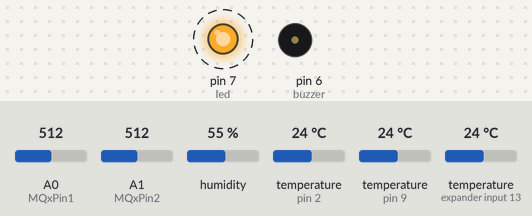
Bench run of a sketch on a simulated Arduino Uno, built for the host (arithmetic inside an expression is 32-bit, double 64-bit). On the bench: output pins drawn as LEDs (lit = HIGH), buzzer (waves = sounding). Dashed ring = blinking. The test bench sets the inputs (shaded band); at power-on: A0 (MQxPin1) = 512, A1 (MQxPin2) = 512, humidity 55 %, temperature (sensors on pin 2, pin 9, expander input 13) 24 °C. What the sketch prints to the serial monitor is not drawn.

Above: at 0.7 s.
Timing chart, 0 to 3.1 s (numbered marks = the images above):
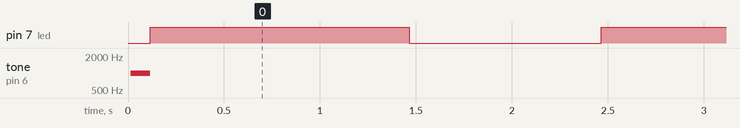

The sketch:

BlueSensor_JSON.ino
```cpp
 /* Arduino firmware for BlueSensor 1.0
  Sensors:
  - 2x MQ-x gas sensor,
  - DHT-22 (humidity and temperature) sensor,
  - 2x DS18B20 temperature sensor).

  Required libraries for DHT-22 humidity and temperature sensor:
  - "Adafruit Unified Sensor" and "DHT Sensor Library";
  Required libraries for DS18B20 temperature sensor:
  - "OneWire" and "DallasTemperature"

 Installation via IDE: Sketch, Include Library, Manage Library */

#include <SoftwareSerial.h>     // import the serial library
#include <DHT.h>                // import the DHT library
#include <OneWire.h>            // import the OneWire protocol library
#include <DallasTemperature.h>  // import DS18B20 library
#include <ArduinoJson.h>        // import JSON library

#define DHTPIN 2           // DHT sensor is connected to pin D2
#define DHTTYPE DHT22      // we are using DHT-22 (AM2302) sensor

#define ONE_WIRE_BUS 9     // DS18B20 sensor is connected to pin D9

const int MQxPin1 = A0;    // GAS sensor 1 is connected to pin A0
const int MQxPin2 = A1;    // GAS sensor 2 is connected to  pinA1

const int led = 7;         // LED diode is connected to pin D7
const int buzzer = 6;      // buzzer is connected to pin D6

int gasvalue1;             // variable to store raw reading from gas sensor 1
int gasvalue2;             // variable to store raw reading from gas sensor 2

boolean dht_present;      // is DHT-22 sensor present and ready?
boolean onewire1_present; // is first DS18B20 sensor present and connected properly?
boolean onewire2_present; // is second DS18B20 sensor present and connected properly?

DHT dht(DHTPIN, DHTTYPE);             // initialize DHT sensor
OneWire oneWire(ONE_WIRE_BUS);        // establish OneWire instance to communicate with any OneWire deviceD
DallasTemperature sensors(&oneWire);   // pass our oneWire reference to Dallas Temperature library

void setup()
{
  Serial.begin(9600);    // initialize serial port (9600 bps)
  sensors.begin();       // start up the Dallas Temperature library
  pinMode(led, OUTPUT);  // initialize LED output
  tone(buzzer, 1000);    // beep 1KHz sound signal to indicate system is ready...
  delay(100);            // ...for 0.1 sec
  noTone(buzzer);        // stop sound.
}

void loop()
{
  digitalWrite(led, HIGH);  // Start reading sensors, diode is ON...

  // Read the gas value:
  gasvalue1 = analogRead(MQxPin1);
  gasvalue2 = analogRead(MQxPin2);

  // Read humidity (it takes about 250 milliseconds, sensor readings may also be
  // up to 2 seconds 'old', because sensor is slow):
  float humidity = dht.readHumidity();
  // read temperature as Celsius:
  float temperature1 = dht.readTemperature();

  // Check if any reads failed:
  if (isnan(humidity) || isnan(temperature1)) {
    dht_present = false;  // failed to read from DHT sensor!
  }
  else {
    dht_present = true;
  }

  // Get temperature readings from two devices on the OneWire bus
  sensors.requestTemperatures();
  float temperature2 = sensors.getTempCByIndex(0);

  // Check if reading failed:
  if (temperature2 == -127) {
    onewire1_present = false;  // failed to read from DS18B20 sensor!
  }
  else {
    onewire1_present = true;
  }

  float temperature3 = sensors.getTempCByIndex(1);
  // Check if reading failed:
  if (temperature3 == -127) {
    onewire2_present = false;  // failed to read from DS18B20 sensor!
  }
  else {
    onewire2_present = true;
  }

  // Prepare JSON output...
  const size_t bufferSize = 6*JSON_ARRAY_SIZE(5) + JSON_OBJECT_SIZE(3) + JSON_OBJECT_SIZE(4) + 2*JSON_OBJECT_SIZE(6);
  DynamicJsonBuffer jsonBuffer(bufferSize);

  JsonObject& root = jsonBuffer.createObject();

  JsonObject& metadata = root.createNestedObject("metadata");
  metadata["device_name"] = "BlueSensor";
  metadata["device_id"] = "BlueSensor";
  metadata["device_location"] = "CodeWeek";

  JsonObject& metadata_sensors = metadata.createNestedObject("sensors");

  JsonArray& metadata_sensors_temperature1 = metadata_sensors.createNestedArray("temperature1");
  metadata_sensors_temperature1.add("Temperatura v prostoru");
  metadata_sensors_temperature1.add("DHT-22");
  metadata_sensors_temperature1.add("°C");
  metadata_sensors_temperature1.add("salmon");
  if (dht_present == true) {
    metadata_sensors_temperature1.add("ready");
  }
  else {
    metadata_sensors_temperature1.add("not ready");
  }

  JsonArray& metadata_sensors_humidity = metadata_sensors.createNestedArray("humidity");
  metadata_sensors_humidity.add("Vlaga");
  metadata_sensors_humidity.add("DHT-22");
  metadata_sensors_humidity.add("%");
  metadata_sensors_humidity.add("cornflowerblue");
  if (dht_present == true) {
    metadata_sensors_humidity.add("ready");
  }
  else {
    metadata_sensors_humidity.add("not ready");
  }

  JsonArray& metadata_sensors_temperature2 = metadata_sensors.createNestedArray("temperature2");
  metadata_sensors_temperature2.add("Temperatura tekočine 1");
  metadata_sensors_temperature2.add("DS18B20");
  metadata_sensors_temperature2.add("°C");
  metadata_sensors_temperature2.add("red");
  if (onewire1_present == true) {
    metadata_sensors_temperature2.add("ready");
  }
  else {
    metadata_sensors_temperature2.add("not ready");
  }

  JsonArray& metadata_sensors_temperature3 = metadata_sensors.createNestedArray("temperature3");
  metadata_sensors_temperature3.add("Temperatura tekočine 2");
  metadata_sensors_temperature3.add("DS18B20");
  metadata_sensors_temperature3.add("°C");
  metadata_sensors_temperature3.add("yellow");
  if (onewire2_present == true) {
    metadata_sensors_temperature3.add("ready");
  }
  else {
    metadata_sensors_temperature3.add("not ready");
  }

  JsonArray& metadata_sensors_gas1 = metadata_sensors.createNestedArray("gas1");
  metadata_sensors_gas1.add("Alkohol");
  metadata_sensors_gas1.add("DHT-22");
  metadata_sensors_gas1.add("%");
  metadata_sensors_gas1.add("green");
  metadata_sensors_gas1.add("ready");

  JsonArray& metadata_sensors_gas2 = metadata_sensors.createNestedArray("gas2");
  metadata_sensors_gas2.add("Vnetljivi plini");
  metadata_sensors_gas2.add("MQ-x");
  metadata_sensors_gas2.add("raw value");
  metadata_sensors_gas2.add("tomato");
  metadata_sensors_gas2.add("ready");

  root["time"] = 0;

  JsonObject& data = root.createNestedObject("data");

  if (dht_present == true) {
    data["temperature1"] = temperature1;
  }
  else {
    data["temperature1"] = "none";
  }
  if (dht_present == true) {
    data["humidity"] = humidity;
  }
  else {
    data["humidity"] = "none";
  }

  if (onewire1_present == true) {
    data["temperature2"] = temperature2;
  }
  else {
    data["temperature2"] = "none";
  }

  if (onewire1_present == true) {
    data["temperature3"] = temperature3;
  }
  else {
    data["temperature3"] = "none";
  }

  data["gas1"] = gasvalue1;
  data["gas2"] = gasvalue2;

  root.printTo(Serial);
  Serial.println();

  digitalWrite(led, LOW);  // Stop reading sensors, diode is OFF...
  delay(1000);   // wait 1 sec...
}
```

Measured:
- by itself, pin 7 (led): alternates HIGH for 1.4 s and LOW for 1.0 s
- by itself, tone on pin 6 (buzzer): silent → 1000 Hz at 0.01 s, → silent 0.10 s later
